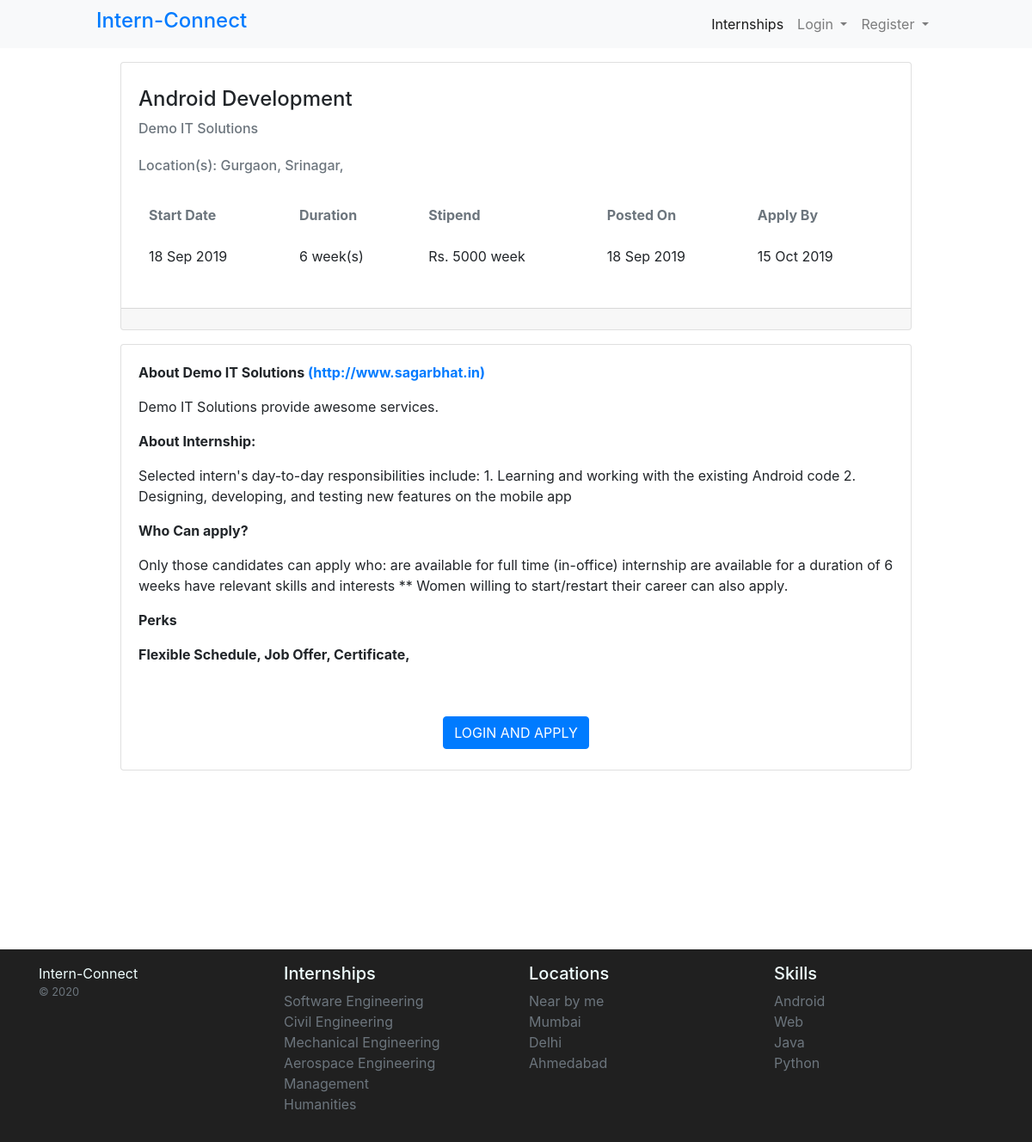
The app's page /internship-details.php?id=2 with its own data.
### tables this page shows
CREATE TABLE `internships` (
  `id` int(11) NOT NULL,
  `title` varchar(252) NOT NULL,
  `start_date` varchar(50) NOT NULL,
  `end_date` varchar(20) NOT NULL,
  `posted_by` int(11) NOT NULL,
  `duration` int(11) NOT NULL,
  `stipend` int(11) NOT NULL,
  `duration_week` tinyint(1) NOT NULL DEFAULT '0',
  `stipend_week` tinyint(1) NOT NULL DEFAULT '0',
  `about_internship` mediumtext NOT NULL,
  `number_of_interns` int(11) NOT NULL,
  `who_can` mediumtext NOT NULL,
  `part_time_allowed` tinyint(1) NOT NULL DEFAULT '1',
  `posted_at` datetime NOT NULL DEFAULT CURRENT_TIMESTAMP
);

CREATE TABLE `employers` (
  `id` int(11) NOT NULL,
  `first_name` varchar(252) NOT NULL,
  `last_name` varchar(252) NOT NULL,
  `email_id` varchar(100) NOT NULL,
  `password` varchar(300) NOT NULL,
  `company_name` varchar(100) NOT NULL,
  `company_url` varchar(252) DEFAULT NULL,
  `mobile` varchar(20) NOT NULL,
  `about` text NOT NULL,
  `created_at` datetime NOT NULL DEFAULT CURRENT_TIMESTAMP
);

CREATE TABLE `internship_locations` (
  `id` int(11) NOT NULL,
  `internship_id` int(11) NOT NULL,
  `location_id` int(11) NOT NULL
);

CREATE TABLE `locations` (
  `id` int(11) NOT NULL,
  `city_name` varchar(252) NOT NULL,
  `city_state` varchar(100) NOT NULL
);

CREATE TABLE `internship_perks` (
  `id` int(11) NOT NULL,
  `perk_id` int(11) NOT NULL,
  `internship_id` int(11) NOT NULL
);

CREATE TABLE `perks` (
  `id` int(11) NOT NULL,
  `perk` varchar(252) NOT NULL
);

### config/db.php (called while the page is built, shortened)
<?php
  class Database {
    public function __construct(){
        try {
            $this -> con = mysqli_connect("localhost", "root", "", "internship_portal");
        }catch(Exception $e){
            die($e->getMessage());
        }
    }
  }

### action/core.php (called while the page is built, shortened)
<?php
class dataOperaion extends Database {
   public function custom_query($query){
    $array = array();
    $result = mysqli_query($this->con, $query);
    while($row = mysqli_fetch_assoc($result)){
    $array[] = $row;
    }
    return $array;
  }
public function fetchConditionally($table, $where, $candition, $limit = 500)
{
  $query = "SELECT * FROM " . $table . " WHERE " . $where . " = '$candition' LIMIT $limit";
  $array = array();
  $result = mysqli_query($this->con, $query);
  while ($row = mysqli_fetch_assoc($result)) {
    $array[] = $row;
  }
  return $array;
}
}

### internship-details.php (the view, shortened to what this page needs)
<?php
include('./config/db.php');
include('./action/core.php');
$obj = new dataOperaion;
include('./partials/session-manager.php');
if (isset($_GET['id'])) {
    $internship_id = mysqli_real_escape_string($obj->con, trim($_GET['id']));
    $details = $obj->fetchConditionally("internships", "id", $internship_id, 50);
    foreach ($details as $row) {
        $title = $row['title'];
        $start_date = $row['start_date'];
        $end_date = $row['end_date'];
        $posted_by = $row['posted_by'];
        $duration = $row['duration'];
        $stipend = $row['stipend'];
        $duration_week = $row['duration_week'];
        $stipend_week = $row['stipend_week'];
        $about_internship = $row['about_internship'];
        $who_can = $row['who_can'];
        $posted_at = $row['posted_at'];
    }
    $company = $obj->fetchConditionally("employers", "id", $posted_by);
    foreach ($company as $employer) {
        $company_name = $employer['company_name'];
        $about_company = $employer['about'];
        $company_url = $employer['company_url'];
    }
}else{
    header('location: index.php', http_response_code(403));
}
?>
<!doctype html>
<html lang="en">
<head>
    <link rel="stylesheet" href="https://stackpath.bootstrapcdn.com/bootstrap/4.3.1/css/bootstrap.min.css">
    <link rel="stylesheet" href="./assets/css/style.css">
</head>
<body>
    <?php include('./partials/nav.php'); ?>
    <div class="container">
        <div class="row py-3">
            <div class="col-md-10 m-auto">
                <div class="card">
                    <div class="card-body">
                        <h4 class="py-2"><?= $title ?></h4>
                        <h6 class="card-subtitle mb-2 text-muted"><?= $company_name ?></h6>
                        <h6 class="card-subtitle my-4 text-muted">Location(s):
                            <?php
                            $sql = "SELECT * FROM internship_locations il INNER JOIN locations l ON il.location_id = l.id WHERE il.internship_id = $internship_id";
                            $locations = $obj->custom_query($sql);
                            foreach ($locations as $loc) {
                                echo $loc['city_name'] . ', ';
                            }
                            ?>
                        </h6>
                        <div class="table-responsive">
                            <table class="table table-borderless">
                                <thead>
                                    <tr class="text-muted">
                                        <th>Start Date</th>
                                        <th>Duration</th>
                                        <th>Stipend</th>
                                        <th>Posted On</th>
                                        <th>Apply By</th>
                                    </tr>
                                </thead>
                                <tbody>
                                    <tr>
                                        <td><?= date('d M Y', strtotime($start_date)); ?></td>
                                        <td><?= $duration, $duration_week == 0?'<span> month(s)</span>':'<span> week(s)</span>' ?> </td>
                                        <td>Rs. <?= $stipend, $stipend_week == 0?'<span> month</span>':'<span> week</span>' ?></td>
                                        <td><?= date('d M Y', strtotime($posted_at)); ?></td>
                                        <td><?= date('d M Y', strtotime($end_date)); ?></td>
                                    </tr>
                                </tbody>
                            </table>
                        </div>
                    </div>
                    <div class="card-footer text-info"></div>
                </div>
            </div>
        </div>
        <div class="row">
            <div class="col-md-10 m-auto">
                <div class="card">
                    <div class="card-body">
                        <p class="font-weight-bold">About <?= $company_name ?> <a href="<?= $company_url ?>">(<?= $company_url ?>)</a> </p>
                        <p><?= $about_company ?></p>
                        <p class="font-weight-bold">About Internship: </p>
                        <p><?= $about_internship ?></p>
                        <p class="font-weight-bold">Who Can apply?</p>
                        <p><?= $who_can ?></p>
                        <p class="font-weight-bold">Perks</p>
                        <p><?php
                            $sql = "SELECT * FROM internship_perks ip INNER JOIN perks p ON ip.perk_id = p.id WHERE ip.internship_id = $internship_id";
                            $perks = $obj->custom_query($sql);
                            foreach ($perks as $perk) {
                                echo '<b>' . $perk['perk'] . ', </b>';
                            }
                            ?></p>
                    </div>
                    <div class="text-center py-4">
                        <?php
                            if(isset($_SESSION['employer']) && $_SESSION['employer'] == 1){
                            }else{
                                echo '
                                    <a href="student-auth.php" class="btn btn-primary text-uppercase">Login and Apply</a>
                                ';
                            }
                        ?>
                    </div>
                </div>
            </div>
        </div>
    </div>
    <?php include('./partials/footer.php'); ?>
</body>
</html>

### assets/css/style.css (style rules this page uses)
a { text-decoration: none !important; }

### records on screen
internships: title "Android Development", start_date "18 Sep 2019", duration "6", stipend "5000", posted_at "18 Sep 2019", end_date "15 Oct 2019", about_internship "Selected intern's day-to-day responsibilities include: 1. Learning and working with the existing Android code 2. Designing, developing, and testing new features on the mobile app", who_can "Only those candidates can apply who: are available for full time (in-office) internship are available for a duration of 6 weeks have relevant skills and interests ** Women willing to start/restart their career can also apply."
employers: company_name "Demo IT Solutions", company_url "http://www.sagarbhat.in", about "Demo IT Solutions provide awesome services."
internship_locations: location.city_name "Gurgaon"
internship_locations: location.city_name "Srinagar"
internship_perks: perk.perk "Flexible Schedule"
internship_perks: perk.perk "Job Offer"
internship_perks: perk.perk "Certificate"
